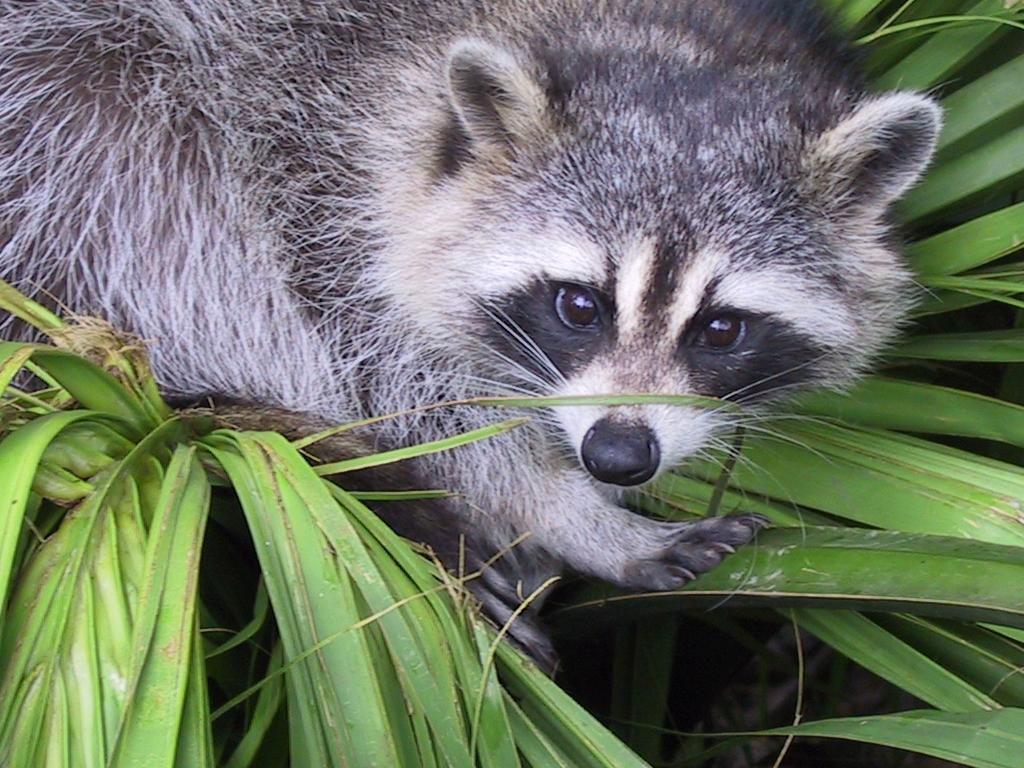
#> input picture Python/Python01/ex03/animal.jpeg, 1024 x 768 px
$ python zoom.py
#> lines starting #> are read from the running program, lines starting #| are printed output that depends on the picture
### Python/Python01/ex03/load_image.py
import numpy as np
from PIL import Image
import os


def ft_load(path: str) -> np.ndarray:
    """Function that load an image and returns its pixels as an RGB array"""
#> called with path = 'animal.jpeg'
    try:
        if not type(path) is str:
            raise AssertionError('Incorrect path')
        if not path.lower().endswith(('jpg', 'jpeg')):
            raise AssertionError('Incorrect format')
        if not os.path.exists(path):
            raise AssertionError('File does not exist')
        img = Image.open(path)
#> img is the input picture: PIL image 1024x768 RGB; mean R, G, B 110.7, 117.7, 102.1
        print(f"The shape of image is: {np.array(img).shape}")
#| The shape of image is: (768, 1024, 3)
#> (printed output is left out)
        img_array = np.array(img)
        rgb_array = img_array[:, :, :3]
        return np.array(rgb_array)
    except AssertionError as error:
        raise AssertionError(error)

### Python/Python01/ex03/zoom.py
from load_image import ft_load
# from PIL import Image
from matplotlib import pyplot as plt
import numpy as np
# import cv2


ZOOM_IMG = 0.6


def show_image(img: np.ndarray):
    """show an image"""
    plt.imshow(img, cmap="gray")
    plt.show()
    return


def convert_grey(img: np.ndarray):
    """convert an image to a gray scale"""
    coefficients = np.array([0.299, 0.587, 0.114]).reshape(3, 1)
    newimg = np.dot(img[:, :, :], coefficients).round().astype(np.uint8)
    # [12 lines of commented-out code are left out]
    return newimg


def zoom(img: np.ndarray):
    """return an img afer zoom"""
    x = len(img[0])
#> x = 1024
    y = len(img)
#> y = 768
    # [6 lines of commented-out code are left out]
    sixe_x = 400
    size_y = 400
    start_x = max(0, x // 2 - sixe_x // 2 - 50)
#> start_x = 262
    start_y = max(0, y // 2 - size_y // 2 + 300)
#> start_y = 484
    sixe_x = sixe_x + start_x
#> sixe_x = 662
    size_y = size_y + start_y
#> size_y = 884
    newimg = img[start_x:sixe_x, start_y:size_y]
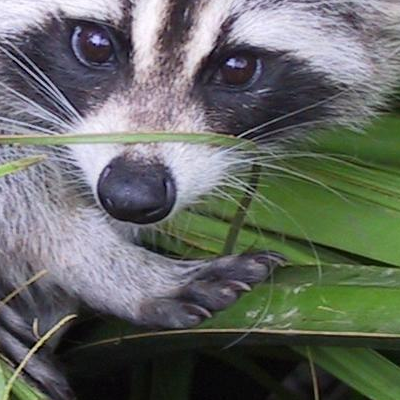
#> newimg: shape (400, 400, 3); mean R, G, B 101.3, 105.3, 100.1
    grayimg = convert_grey(newimg)
#> in convert_grey, `newimg = np.dot(img[:, :, :], coefficients).round().astype(np.uint8)`:
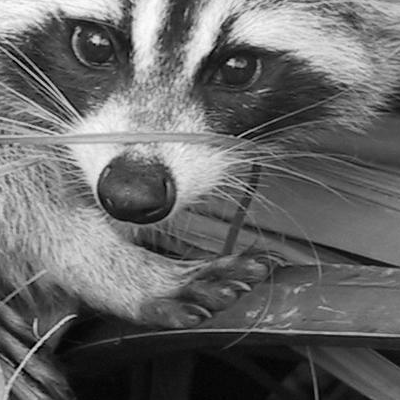
#> newimg: shape (400, 400, 1); min 0, max 251, mean 103.5
    return grayimg
# np.dot(newimg[:, :, :], [0.299, 0.587, 0.114]).round().astype(np.uint8)


def main():
    """Main function or the program"""
    try:
        img = ft_load('animal.jpeg')
        print(img)
        newimg = zoom(img)
        print(f"New shape after slicing: {np.array(newimg).shape} or \
({len(newimg)}, {len(newimg[0])})")
#| New shape after slicing: (400, 400, 1) or (400, 400)
        print(newimg)
#> (printed output is left out)
        show_image(newimg)
    except AssertionError as error:
        print(f"{AssertionError.__name__}: {error}")
    return


if __name__ == "__main__":
    main()
